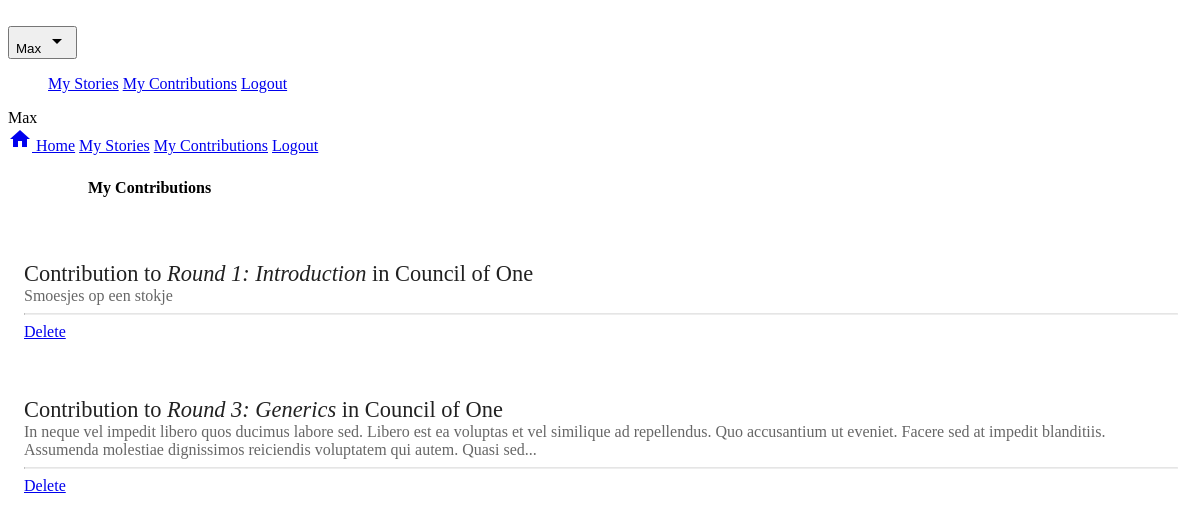
Before: /my/contributions (signed in) with the older database file.
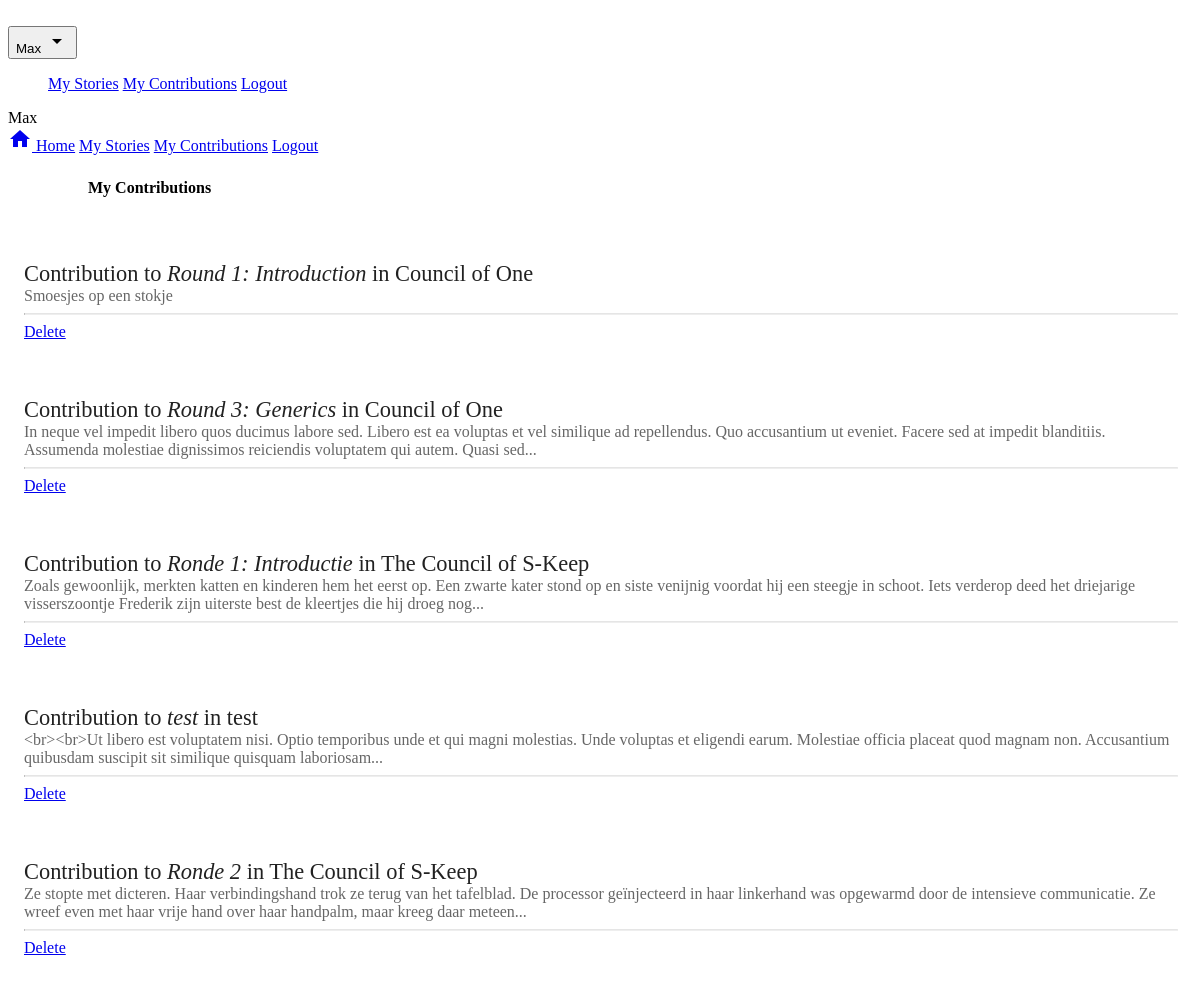
After: the same page with the newer database file.
### storanonymizer/models.py (models this page shows, shortened)
class User(db.Model):
	id = db.Column(db.Integer, primary_key=True)
	name = db.Column(db.String(80), unique=True)
	password_hash = db.Column(db.String(1024))
	stories = db.relationship("Story", backref="user", lazy="select")
	contributions = db.relationship("Contribution", backref="author", lazy="select")
	votes = db.relationship("Vote", backref="user", lazy="select")

class Contribution(db.Model):
	id = db.Column(db.Integer, primary_key=True)
	code = db.Column(db.String(), unique=True)
	text = db.Column(db.Text())
	votes = db.relationship("Vote", backref="contribution", lazy="select")
	author_id = db.Column(db.Integer, db.ForeignKey("user.id"))
	round_id = db.Column(db.Integer, db.ForeignKey("round.id"))

class Round(db.Model):
	id = db.Column(db.Integer, primary_key=True)
	name = db.Column(db.String())
	code = db.Column(db.String(), unique=True)
	contributions = db.relationship("Contribution", backref="round", lazy="select")
	votes = db.relationship("Vote", backref="round", lazy="select")
	winning_contribution_id = db.Column(db.String())
	story_id = db.Column(db.Integer, db.ForeignKey("story.id"))
	public_authors = db.Column(db.Boolean(), default=False)
	public_contributions = db.Column(db.Boolean(), default=False)
	voting = db.Column(db.Boolean(), default=False)
	public_votes = db.Column(db.Boolean(), default=False)

class Story(db.Model):
	id = db.Column(db.Integer, primary_key=True)
	code = db.Column(db.String(), unique=True)
	name = db.Column(db.String())
	user_id = db.Column(db.Integer, db.ForeignKey("user.id"))
	rounds = db.relationship("Round", backref="story", lazy="select")

### storanonymizer/views.py (the view)
@app.route("/my/contributions")
@login_required
def my_contributions():
	contributions = current_user.contributions
	return render_template("mycontributions.html", contributions=contributions)

### storanonymizer/auth.py (called while the page is built)
@lm.user_loader
def load_user(user_id):
	return models.User.query.get(int(user_id))

### storanonymizer/templates/mycontributions.html
{% extends "base.html" %}
{% block content %}
<div class="storanonymizer__title-bar mdl-color--primary mdl-color-text--white">
	<h4 class="storanonymizer__title-bar__title">My Contributions</h4>
</div>
<div class="storanonymizer__story-list mdl-grid">
{% for c in contributions %}
	<div class="storanonymizer__story-list-item mdl-cell--4-col mdl-shadow--4dp">
		<div class="storanonymizer__story-list-item__title"><a href="{{ url_for('contribution', contribution_code=c.code) }}">Contribution to <span class="italic">{{ c.round.name }}</span> in {{ c.round.story.name }}</a></div>
		<div class="storanonymizer__story-list-item__user">{{ c.text|truncate }}</div>
		{% if current_user.id == c.author.id %}
		<hr>
		<a href="{{ url_for('delete_contribution', contribution_code=c.code) }}" class="mdl-button mdl-js-button mdl-color-text--red">Delete</a>
		{% endif %}
	</div>
{% else %}
	<h6>No contributions yet!</h6>
{% endfor %}
</div>
{% endblock %}

### storanonymizer/templates/base.html (shortened to what this page needs)
<!doctype html>
<html lang="en">
	<head>
		<link rel="stylesheet" href="https://code.getmdl.io/1.2.1/material.teal-amber.min.css" />
		<link rel="stylesheet" href="{{ url_for('static', filename='styles.css') }}">
	</head>
	<body>
		<div class="mdl-layout mdl-js-layout mdl-layout--fixed-header">
			<header class="mdl-layout__header mdl-layout__header--scroll mdl-color--primary">
				<div class="mdl-layout__header-row">
					<span class="mdl-layout-title"><a href="{{ url_for('index') }}">Storanonymizer</a></span>
					<nav class="mdl-navigation mdl-layout--large-screen-only">
					{% if current_user.is_authenticated %}
						<span class="mdl-navigation__link">
							<button id="storanonymizer_user-option-menu" class="mdl-button mdl-js-button mdl-color-text--white">
								{{ current_user.name }} <i class="material-icons">arrow_drop_down</i>
							</button>
							<ul class="mdl-menu mdl-menu--bottom-left mdl-js-menu" for="storanonymizer_user-option-menu">
								<a class="mdl-menu__item" href="{{ url_for('my_stories') }}">My Stories</a>
								<a class="mdl-menu__item" href="{{ url_for('my_contributions') }}">My Contributions</a>
								<a class="mdl-menu__item mdl-color-text--red" href="{{ url_for('logout') }}">Logout</a>
							</ul>
						</span>
					{% endif %}
					</nav>
				</div>
			</header>
			<div class="mdl-layout__drawer mdl-layout--small-screen-only">
			{% if current_user.is_authenticated %}
				<span class="mdl-layout-title">{{ current_user.name }}</span>
				<nav class="mdl-navigation">
					<a class="mdl-navigation__link" href="{{ url_for('index') }}"><i class="material-icons">home</i> Home</a>
					<a class="mdl-navigation__link" href="{{ url_for('my_stories') }}">My Stories</a>
					<a class="mdl-navigation__link" href="{{ url_for('my_contributions') }}">My Contributions</a>
					<a class="mdl-navigation__link mdl-color-text--red" href="{{ url_for('logout') }}">Logout</a>
				</nav>
			{% else %}
				<a class="mdl-button mdl-js-button" href="{{ url_for('register') }}">Register</a>
				<a class="mdl-button mdl-js-button mdl-button--raised mdl-button--accent" href="{{ url_for('login') }}">Login</a>
			{% endif %}
			</div>
			<main class="mdl-layout__content">
				<div class="page-content">{% block content %}{% endblock %}</div>
			</main>
		</div>
	</body>
</html>

### storanonymizer/static/styles.css (style rules this page uses)
.page-content { min-height: calc(100vh - 148px); }
.mdl-layout-title a { color: rgba(255,255,255,0.87); text-decoration: none; }
.mdl-layout__header { color: rgba(255,255,255,0.87); }
.storanonymizer__story-list { -webkit-align-items: center; -ms-flex-align: center; align-items: center; -webkit-flex-direction: column; flex-direction: column; }
.storanonymizer__story-list-item { padding: 16px; margin-top: 24px; box-sizing: border-box; }
.storanonymizer__story-list-item__title a { text-decoration: none; color: rgba(0,0,0,0.87); font-size: 1.4rem; }
.storanonymizer__story-list-item__user { color: rgba(0,0,0,0.6); }
.storanonymizer__title-bar { padding: 24px 40px 24px 80px; }
.storanonymizer__title-bar__title { margin: 0; }
.italic { font-style: italic; }
hr { border-top: 1px solid rgba(0,0,0,.1); width: 100%; }

Changed rows visible on the page:
added Contribution: round.name "Ronde 1: Introductie", round.story.name "The Council of S-Keep", text "Zoals gewoonlijk, merkten katten en kinderen hem het eerst op. Een zwarte kater stond op en siste venijnig voordat hij een steegje in schoot. Iets verderop deed het driejarige visserszoontje Frederik zijn uiterste best de kleertjes die hij droeg nog..."
added Contribution: round.name "test", round.story.name "test", text "<br><br>Ut libero est voluptatem nisi. Optio temporibus unde et qui magni molestias. Unde voluptas et eligendi earum. Molestiae officia placeat quod magnam non. Accusantium quibusdam suscipit sit similique quisquam laboriosam..."
added Contribution: round.name "Ronde 2", round.story.name "The Council of S-Keep", text "Ze stopte met dicteren. Haar verbindingshand trok ze terug van het tafelblad. De processor geïnjecteerd in haar linkerhand was opgewarmd door de intensieve communicatie. Ze wreef even met haar vrije hand over haar handpalm, maar kreeg daar meteen..."
